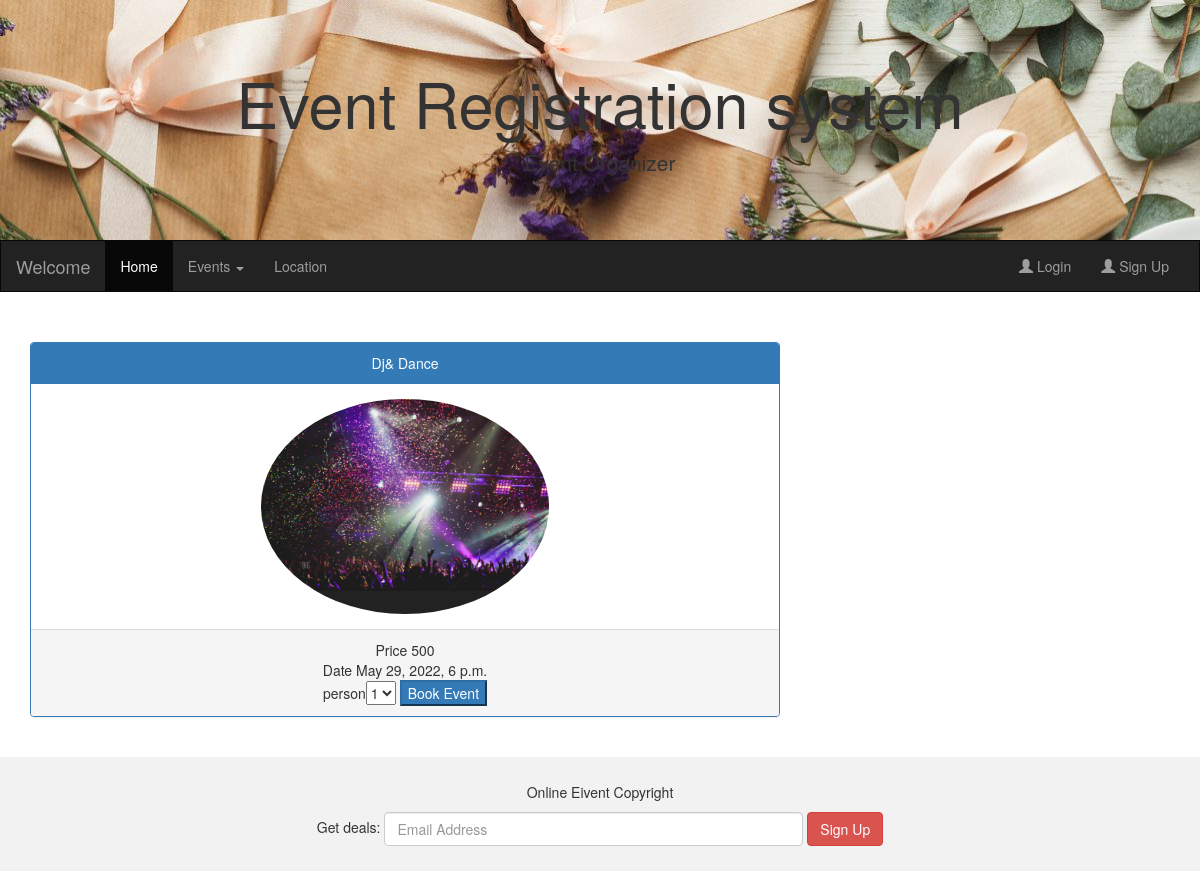
Screenshot of /ShowDetails/1 with the database file from the repository.
### AdminApp/models.py (models this page shows, shortened)
class EventList(models.Model):
    Event_name = models.CharField(max_length=100)
    event_image=models.ImageField(default="abc.jpg",upload_to="images")
    Date = models.DateTimeField(blank=True,null=True )
    start_Time = models.TimeField(auto_now=False, auto_now_add=False)
    end_time = models.TimeField(auto_now=False, auto_now_add=False)
    mobile = models.CharField(max_length=15)
    Website = models.CharField(max_length = 50)
    address = models.CharField(max_length=500,null=True)
    ticekt_amount = models.IntegerField(default=200, null=True)
    category= models.ForeignKey(Category,on_delete=models.CASCADE)
    class Meta:
        db_table ="event_list"

### UserApp/views.py (the view, shortened to what this page needs)
# urls.py: path('ShowDetails/<id>',views.ShowDetails),
def ShowDetails(request,id):
    if(request.method=="GET"):
        cats=Category.objects.all()
        event=EventList.objects.get(id=id)
        return render(request,'ShowEventDetails.html',{"cats":cats,"event":event})

### UserApp/templates/ShowEventDetails.html (shortened to what this page needs)
{%extends "index.html"%}
{%block index%}
<div class="container">
  <form method="post">
        <center>
    <div class="row">
      <div class="col-sm-8">
              <div class="panel panel-primary">
                <div class="panel-heading">{{event.Event_name}}</div>
                <div class="panel-body">
                   <img src="{{event.event_image.url}}"
                        class="img-circle" style="width:40%;height:40%;" alt="Image">
                    </div>
                <div class="panel-footer">
                    Price {{event.ticekt_amount}} <br/>
                    Date  {{event.Date}}
                    <br/>
                    person<select name="person">
                      <option>1</option>
                      </select>
                    <button class="button btn-primary" type="submit">Book Event</button>
                </div>
              </div>
            </div>
    </div>
</center>
</form>
  </div><br>
{%endblock%}

### rows the page displays
EventList: Event_name "Dj& Dance", event_image (picture), ticekt_amount "500", Date "May 29, 2022, 6 p.m."
